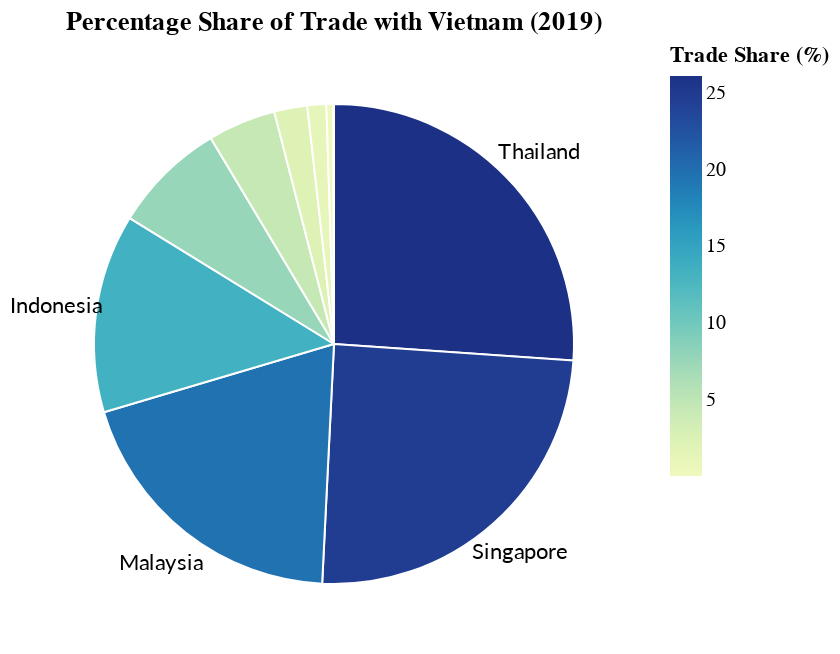

Notebook code cell kept with this figure:
### Code cell
import altair as alt

# Sort the data by percentage share in descending order (still useful for order)
vietnam_trade_summary_sorted = vietnam_trade_summary.sort_values(by='Percentage Share', ascending=False)

# Create the base chart
base = alt.Chart(vietnam_trade_summary_sorted).encode(
    theta=alt.Theta("trade_volume (VN)", stack=True) # Removed sort="-theta" in previous fix
)

# Create the pie chart - Adding a subtle stroke for a slight 3D effect
pie = base.mark_arc(outerRadius=120, stroke="#ffffff", strokeWidth=1).encode(
    color=alt.Color(
        "Percentage Share",
        type="quantitative", # Encode a quantitative field
        scale=alt.Scale(range="heatmap"), # Use a sequential scheme where darker means higher values
        legend=alt.Legend(title="Trade Share (%)") # Add a legend for the color scale
    ),
    order=alt.Order("trade_volume (VN)", sort="descending"), # Order slices by size
    tooltip=[
        "reporter_name",
        alt.Tooltip("trade_volume (VN)", title="Trade Volume (USD)"),
        alt.Tooltip("Percentage Share", format=".2f", title="Percentage Share (%)")
    ]
)

# Add text labels (Country Name) for top 4 only
top_4_countries = vietnam_trade_summary_sorted.head(4)['reporter_name'].tolist()
text = base.mark_text(radius=140).encode(
    text=alt.Text("reporter_name"), # Display country name
    order=alt.Order("trade_volume (VN)", sort="descending"),
    color=alt.value("black"), # Text color
    opacity=alt.condition(
        alt.FieldOneOfPredicate(field='reporter_name', oneOf=top_4_countries),
        alt.value(1), # Show text for top 4
        alt.value(0)  # Hide text for others
    )
)


# Combine the pie chart and text labels and add title and font
chart = (pie + text).properties(
    title="Percentage Share of Trade with Vietnam (2019)"
).configure_text(
    font='lato'
)

# Display the chart
chart.display()

### Figure 1 — Vega-Lite specification as saved in the notebook (floating-point values rounded to 4 significant figures)
{"config": {"view": {"continuousWidth": 300, "continuousHeight": 300}, "text": {"font": "lato"}}, "layer": [{"mark": {"type": "arc", "outerRadius": 120, "stroke": "#ffffff", "strokeWidth": 1}, "encoding": {"color": {"field": "Percentage Share", "legend": {"title": "Trade Share (%)"}, "scale": {"range": "heatmap"}, "type": "quantitative"}, "order": {"field": "trade_volume (VN)", "sort": "descending", "type": "quantitative"}, "theta": {"field": "trade_volume (VN)", "stack": true, "type": "quantitative"}, "tooltip": [{"field": "reporter_name", "type": "nominal"}, {"field": "trade_volume (VN)", "title": "Trade Volume (USD)", "type": "quantitative"}, {"field": "Percentage Share", "format": ".2f", "title": "Percentage Share (%)", "type": "quantitative"}]}}, {"mark": {"type": "text", "radius": 140}, "encoding": {"color": {"value": "black"}, "opacity": {"condition": {"test": {"field": "reporter_name", "oneOf": ["Thailand", "Singapore", "Malaysia", "Indonesia"]}, "value": 1}, "value": 0}, "order": {"field": "trade_volume (VN)", "sort": "descending", "type": "quantitative"}, "text": {"field": "reporter_name", "type": "nominal"}, "theta": {"field": "trade_volume (VN)", "stack": true, "type": "quantitative"}}}], "data": {"name": "data-8bdc800a5f5eabeb310e7f43b9ccc283"}, "title": "Percentage Share of Trade with Vietnam (2019)", "$schema": "https://vega.github.io/schema/vega-lite/v5.20.1.json", "datasets": {"data-8bdc800a5f5eabeb310e7f43b9ccc283": [{"reporter_name": "Thailand", "export_value (VN)": 12110000000.0, "import_value (VN)": 5444000000.0, "trade_volume (VN)": 17560000000.0, "Percentage Share": 26.1}, {"reporter_name": "Singapore", "export_value (VN)": 12960000000.0, "import_value (VN)": 3647000000.0, "trade_volume (VN)": 16610000000.0, "Percentage Share": 24.69}, {"reporter_name": "Malaysia", "export_value (VN)": 8542000000.0, "import_value (VN)": 4660000000.0, "trade_volume (VN)": 13200000000.0, "Percentage Share": 19.62}, {"reporter_name": "Indonesia", "export_value (VN)": 5153000000.0, "import_value (VN)": 3848000000.0, "trade_volume (VN)": 9002000000.0, "Percentage Share": 13.38}, {"reporter_name": "Philippines", "export_value (VN)": 1270000000.0, "import_value (VN)": 3860000000.0, "trade_volume (VN)": 5130000000.0, "Percentage Share": 7.625}, {"reporter_name": "Cambodia", "export_value (VN)": 359200000.0, "import_value (VN)": 2718000000.0, "trade_volume (VN)": 3077000000.0, "Percentage Share": 4.574}, {"reporter_name": "Lao People's Democratic Republic", "export_value (VN)": 1055000000.0, "import_value (VN)": 445700000.0, "trade_volume (VN)": 1501000000.0, "Percentage Share": 2.231}, {"reporter_name": "Myanmar", "export_value (VN)": 230100000.0, "import_value (VN)": 624900000.0, "trade_volume (VN)": 855000000.0, "Percentage Share": 1.271}, {"reporter_name": "Brunei Darussalam", "export_value (VN)": 198700000.0, "import_value (VN)": 115300000.0, "trade_volume (VN)": 314100000.0, "Percentage Share": 0.4668}, {"reporter_name": "Timor-Leste", "export_value (VN)": 13650.0, "import_value (VN)": 28610000.0, "trade_volume (VN)": 28620000.0, "Percentage Share": 0.04255}]}}
